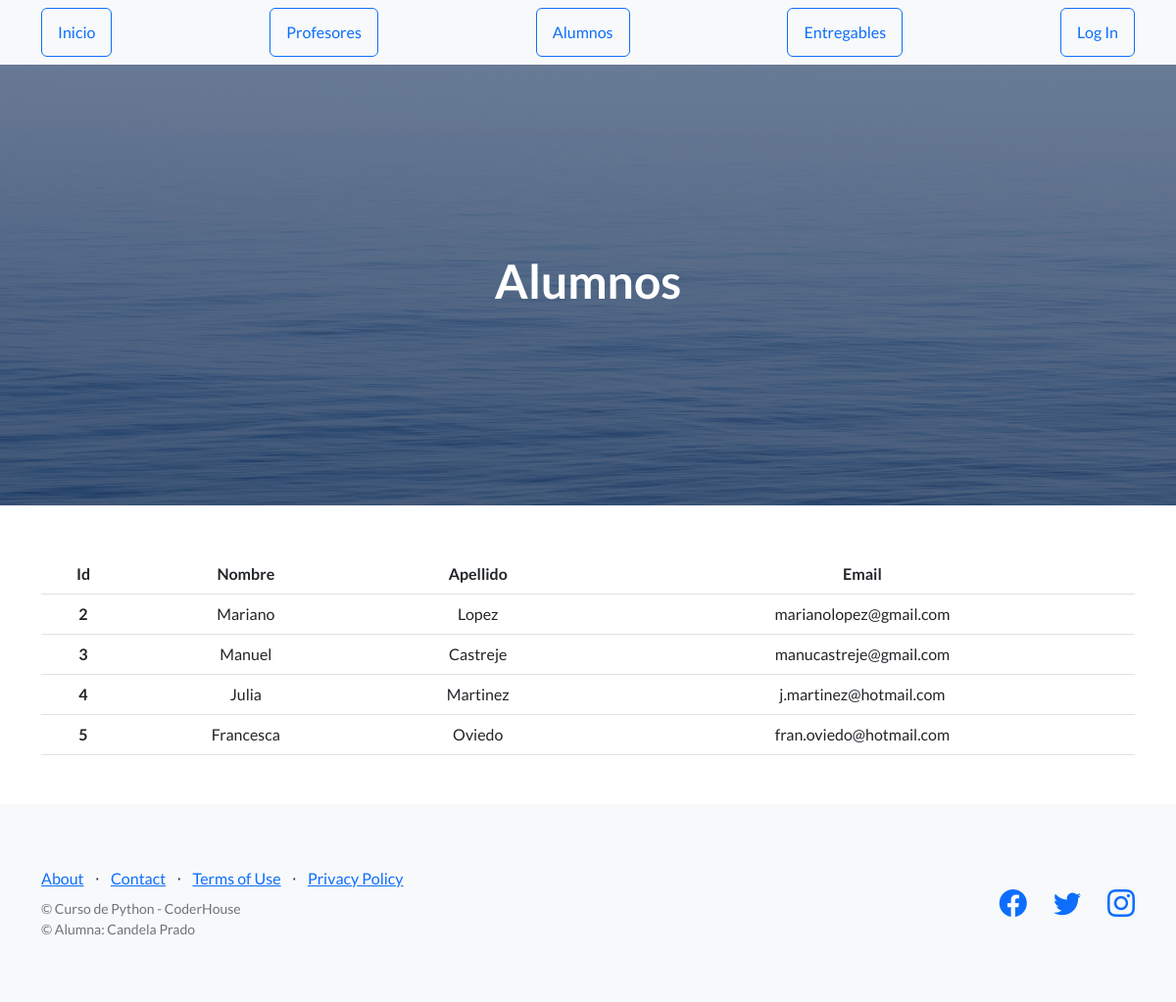
Page /colegio/alumnos on the committed database.
### AppColegio/models.py (models this page shows, shortened)
class Alumno(models.Model):
    nombre= models.CharField(max_length=30)
    apellido= models.CharField(max_length=30)
    email= models.EmailField()

### AppColegio/views.py (the view)
# urls.py: path("alumnos" , views.alumnos , name="alumnos"),
def alumnos(request):
    alumnos = Alumno.objects.all()
    dicc = {"alumnos" : alumnos}
    plantilla = loader.get_template("alumnos.html")
    documento = plantilla.render(dicc)
    return HttpResponse( documento )

### AppColegio/templates/alumnos.html (shortened to what this page needs)
{% extends "padre.html" %}
{% load static %}
{% block seccion %}
    <h1>Alumnos</h1>
{% endblock %}
{% block contenido %}
<div class="container">
    <table class="table table-hover" style="text-align: center; margin-top: 50px; margin-bottom: 50px;">
        <thead>
          <tr>
            <th scope="col">Id</th>
            <th scope="col">Nombre</th>
            <th scope="col">Apellido</th>
            <th scope="col">Email</th>
          </tr>
        </thead>
        <tbody>
            {% for n in alumnos %}
            <tr>
                <th scope="row">{{ n.id }}</th>
                <td>{{ n.nombre }}</td>
                <td>{{ n.apellido }}</td>
                <td>{{ n.email }}</td>
            </tr>
            {% endfor %}
        </tbody>
      </table>
</div>
{% endblock %}

### AppColegio/templates/padre.html (shortened to what this page needs)
<!DOCTYPE html>
<html lang="en">
    <head>
        {% load static %}
        <link href="https://cdn.jsdelivr.net/npm/bootstrap-icons@1.5.0/font/bootstrap-icons.css" rel="stylesheet" type="text/css" />
        <link href="{% static 'AppColegio/css/styles.css' %}" rel="stylesheet" />
    </head>
    <body>
        <nav class="navbar navbar-light bg-light static-top">
            <div class="container">
                <a href="{% url 'inicio' %}" class="btn btn-outline-primary">Inicio</a>
                <a href="{% url 'profesores' %}" class="btn btn-outline-primary">Profesores</a>
                <a href="{% url 'alumnos' %}" class="btn btn-outline-primary">Alumnos</a>
                <a href="{% url 'entregables' %}" class="btn btn-outline-primary">Entregables</a>
                {% if not request.user.is_authenticated %}
                    <a href="{% url 'login' %}" class="btn btn-outline-primary">Log In</a>
                {% endif %}
            </div>
        </nav>
        <header class="masthead">
            <div class="container position-relative">
                <div class="row justify-content-center">
                    <div class="col-xl-6">
                        <div class="text-center text-white">
                            {% block seccion%}{% endblock %}
                        </div>
                    </div>
                </div>
            </div>
        </header>
        {% block contenido %}
        {% endblock %}
        <footer class="footer bg-light">
            <div class="container">
                <div class="row">
                    <div class="col-lg-6 h-100 text-center text-lg-start my-auto">
                        <ul class="list-inline mb-2">
                            <li class="list-inline-item"><a href="#!">About</a></li>
                            <li class="list-inline-item">⋅</li>
                            <li class="list-inline-item"><a href="#!">Contact</a></li>
                            <li class="list-inline-item">⋅</li>
                            <li class="list-inline-item"><a href="#!">Terms of Use</a></li>
                            <li class="list-inline-item">⋅</li>
                            <li class="list-inline-item"><a href="#!">Privacy Policy</a></li>
                        </ul>
                        <p class="text-muted small mb-4 mb-lg-0">&copy; Curso de Python - CoderHouse</p>
                        <p class="text-muted small mb-4 mb-lg-0">&copy; Alumna: Candela Prado</p>
                    </div>
                    <div class="col-lg-6 h-100 text-center text-lg-end my-auto">
                        <ul class="list-inline mb-0">
                            <li class="list-inline-item me-4">
                                <a href="#!"><i class="bi-facebook fs-3"></i></a>
                            </li>
                            <li class="list-inline-item me-4">
                                <a href="#!"><i class="bi-twitter fs-3"></i></a>
                            </li>
                            <li class="list-inline-item">
                                <a href="#!"><i class="bi-instagram fs-3"></i></a>
                            </li>
                        </ul>
                    </div>
                </div>
            </div>
        </footer>
    </body>
</html>

### rows in the picture
Alumno: id "2", nombre "Mariano", apellido "Lopez", email "marianolopez@gmail.com"
Alumno: id "3", nombre "Manuel", apellido "Castreje", email "manucastreje@gmail.com"
Alumno: id "4", nombre "Julia", apellido "Martinez", email "j.martinez@hotmail.com"
Alumno: id "5", nombre "Francesca", apellido "Oviedo", email "fran.oviedo@hotmail.com"
